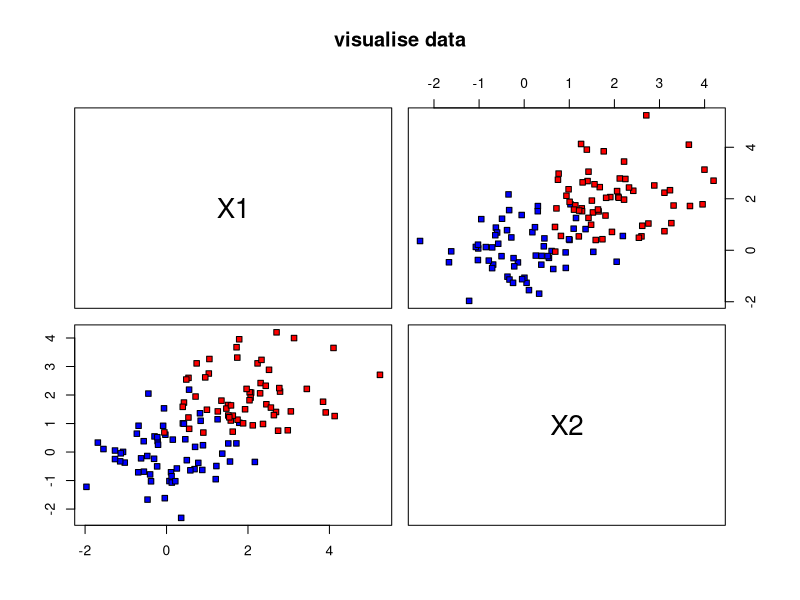
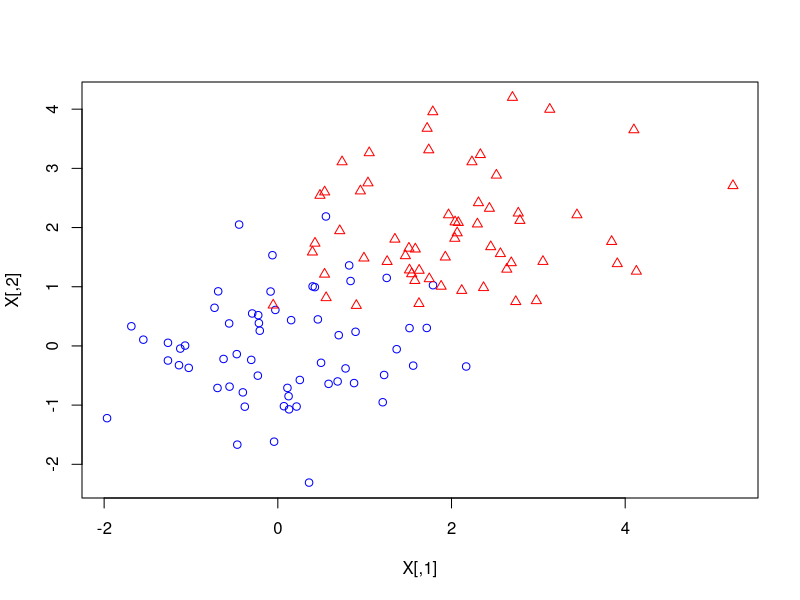
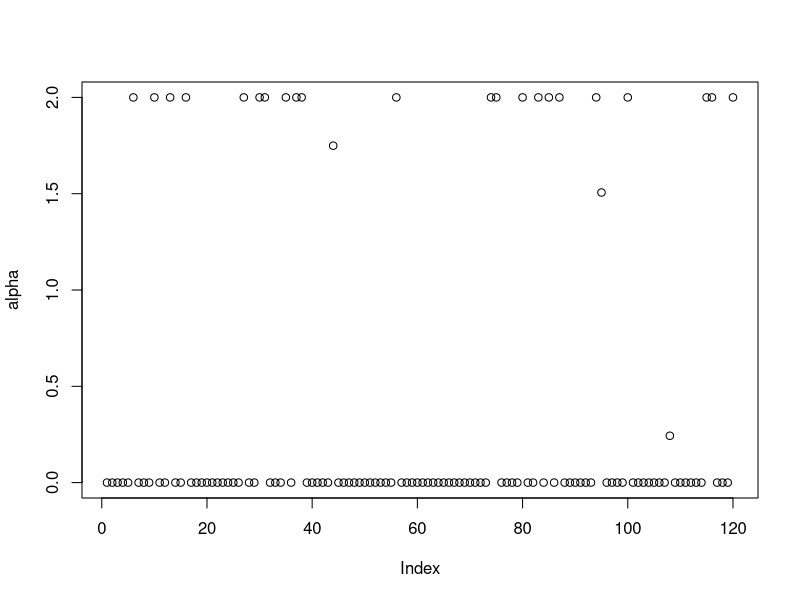

These figures' R source, in order: (Note: this script raises an error after producing the figures.)


#################################################################################################################################
# Ex 1a (Donnees non-separables)
# Toy binary classification for non-separable data
# 2 groupes des observations non-separables en R2.


# .Random.seed is an integer vector, containing the random number generator (RNG) state for random number generation in R. 
# It can be saved and restored, but should not be altered by the user. 
# set.seed is the recommended way to specify seeds. See ?set.seed

library(kernlab)

set.seed(123)  # pour avoir le meme echantillon

## Rappel: pour calculer un produit de 2 matrices A et B: A %*% B


##########################################################
# Generer un echantillon d'apprentissage
# Generate two dimensional non separable data
######################################################################
######################################################################
######################################################################
# donnees non-separables
# Generate two dimensional non separable data
n1=60
n2=60

mu1=c(0,0)
X1= mu1 + cbind(rnorm(n1),rnorm(n1))
mu2=c(2,2)
X2= mu2 + cbind(rnorm(n2),rnorm(n2))


X <- rbind( X1,X2 ) # put 2 groups in X   
Y= c(rep(1,n1),rep(-1,n2))
nn=n1+n2


# visualisation

pairs(X,labels=c("X1","X2"), main="visualise data", pch=22, bg=c("red", "yellow", "blue")[2+Y])

plot(X,typ="n")
points(X[Y==1,],col="blue")
points(X[Y==-1,],col="red",pch=24)



######################################################################
# on genere une fonction qui calcule la solution du probl?me dual

probl.dual = function(X,Y,gamma){
c <- matrix(rep(-1,nn))
# calcul de H
t(X[1,])%*%X[2,]
P <- X%*%t(X)     # soit    kernelMatrix(vanilladot(),X)
H <- Y%*%t(Y)*P
A <- t(Y)
b <- 0
l <- matrix(rep(0,nn))
u <- matrix(rep(gamma,nn))
r <- 0
sv <- ipop(c,H,A,b,l,u,r)
round(primal(sv),6)
}

##########################################
 
C=2  # fixer la valeur de la constante de regularisation

# determiner les alpha

alpha=probl.dual(X,Y,gamma=C)
plot(alpha)
alpha


##########################################################
# Question 1: determiner les indices des vecteurs support:

suppk = which(alpha > 0 & alpha < C);supp

####################################################################
# Question 2: determiner les alpha positives et les vecteurs support

supp = which(alpha > 0);supp

alpha[supp]
X[suppk,]
#############################################
# ON DETERMINE LE HYPERPLAN OPTIMAL
#################################################
# Question 3: calculer la valeur de w0
k=suppk[1]
w0=1/Y[k] - sum(alpha[supp]*Y[supp] * X[supp,]%*% X[k,])
w0

#################################################
# Question 4: calculer la valeur de w0 a l'aide d'un autre vecteur support
k=suppk[2]
w0=1/Y[k] - sum(alpha[supp]*Y[supp] * X[supp,]%*% X[k,])
w0

#################################################
# Question 5: calculer la valeur de w0 a l'aide d'un troisieme vecteur support
k=suppk[3]
w0=1/Y[k] - sum(alpha[supp]*Y[supp] * X[supp,]%*% X[k,])
w0

##########################################
#  CONSTRUCTION DU CLASSIFIEUR
#################################################
#  Question 6:   creation du hyperplan optimal pour classifier plusieurs points: 
Hyper=function(X,Y,alpha,newdata,indice=1){
  k=suppk[indice]
  w0=Y[k] - sum(alpha[supp]*Y[supp] * X[supp,]%*% as.matrix(X[k,],ncol=1))
  colSums(alpha[supp]*Y[supp] * X[supp,]%*% t(newdata)  ) +w0
}

########################################################
# Question 7: classer les points X 
Hyper(X,Y,alpha,newdata=X)

########################################################
# Question 8: Identifier les vecteurs support 

plot(X, type='n')
points(X[Y==1,], col='blue')
points(X[Y==-1,], col='red', pch=24)

#On identifie les 3 vecteurs supports 
points(X[suppk,], col=c('blue','blue','red'), 
       pch=c(1,1,24), lwd=3)
########################################################
# Question 9:  Afficher le hyperplan separateur et la bande de marge maximale

wstar = colSums(alpha[supp]*Y[supp]*X[supp,])
k=suppk[1]
Y[k]
P <- X%*%t(X)     # soit    kernelMatrix(vanilladot(),X)
dim(P)
w0 = Y[k]-sum(P[supp,k]*Y[supp]*alpha[supp])

abline(a= -w0/wstar[2] , b= - wstar[1]/wstar[2]  , col="red" )
abline(a= (1-w0)/wstar[2] , b= - wstar[1]/wstar[2]  , col="red" )
abline(a= (-1-w0)/wstar[2] , b= - wstar[1]/wstar[2]  , col="red" )

##########################################################
# Question 10: Classifier une grille de points

# creation d'une grille des points
NGRID=100
GRID = expand.grid(X=seq(-2.5,5.5,length=NGRID), Y=seq(-2.5,5.5,length=NGRID)); 
x=cbind(GRID$X,GRID$Y)
x[1:10,]

Hyper(X,Y,alpha,newdata=x)

Ypredx = Hyper(X,Y,alpha,newdata=x)
Dpredx = ifelse(Ypredx>0, 1,2)
plot(x[,1],x[,2], col=c("Salmon","SkyBlue")[Dpredx])
points(X)

# Question 11:  on ajoute le hyperplan separateur et la bande de marge maximale
abline(a= -w0/wstar[2] , b= - wstar[1]/wstar[2]  , col="red" )
abline(a= (1-w0)/wstar[2] , b= - wstar[1]/wstar[2]  , col="red" )
abline(a= (-1-w0)/wstar[2] , b= - wstar[1]/wstar[2]  , col="red" )

points(X[suppk,], col=c('blue','blue','red'), 
       pch=c(1,1,24), lwd=3)
